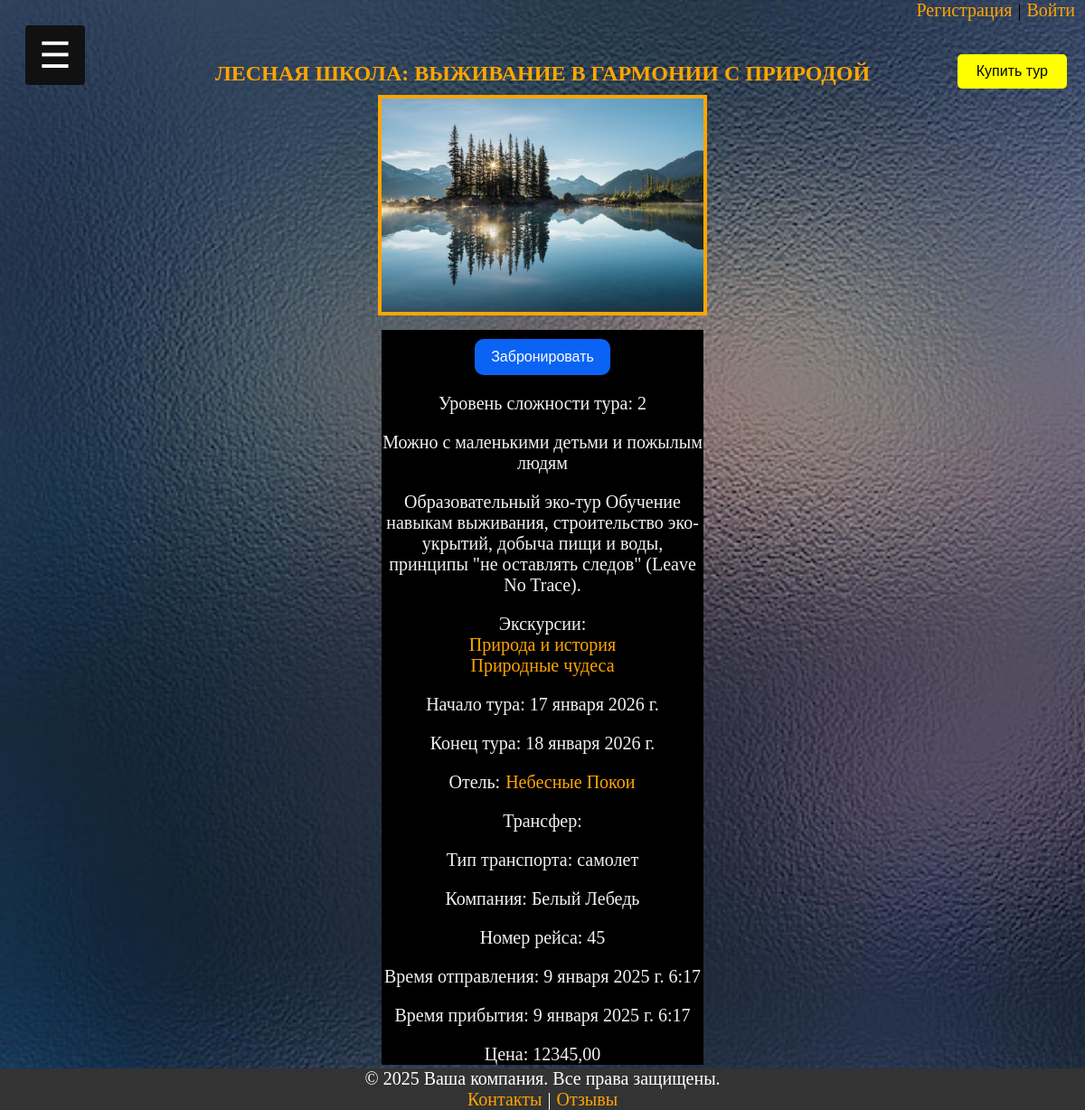
Page /tours/2/ on the committed database.
### turfirmaapp/models.py (models this page shows, shortened)
class Tours(models.Model):
    tour_name = models.CharField(max_length=100, verbose_name="Название тура")
    level = models.IntegerField(verbose_name="Уровень сложности", null=True)
    description = models.TextField(null=True, blank=True, verbose_name="Описание")
    start_date = models.DateField(verbose_name="Дата начала")
    end_date = models.DateField(verbose_name="Дата окончания")
    price = models.DecimalField(max_digits=10, decimal_places=2, verbose_name="Цена")
    photo_tour = models.ImageField(upload_to="photo_tour/", verbose_name="Фотография", null=True)
    excursions = models.ManyToManyField(Excursions, verbose_name="Название экскурсии", blank=True)
    transport = models.ForeignKey(Transport, on_delete=models.CASCADE, verbose_name="ID транспорта")
    hotel = models.ForeignKey(Hotels, on_delete=models.CASCADE, verbose_name="название отеля")
    number_of_views = models.IntegerField(verbose_name="Количество просмотров", null=True, default=0)
    class Meta:
        verbose_name = 'тур'
        verbose_name_plural = "Туры"

class Excursions(models.Model):
    excursion_name = models.CharField(max_length=100, verbose_name="Название экскурсии")
    description = models.TextField(null=True, blank=True, verbose_name="Описание")
    excursion_date = models.DateField(verbose_name="Дата экскурсии")
    price = models.DecimalField(max_digits=10, decimal_places=2, verbose_name="Цена")
    photo_excur = models.ImageField(upload_to="photo_excur/", verbose_name="Фотография", null=True)
    def get_absolute_url(self):
        return reverse('excursion', kwargs={'excursion_id': self.pk})
    class Meta:
        verbose_name = 'экскурсию'
        verbose_name_plural = "Экскурсии"

class Hotels(models.Model):
    hotel_name = models.CharField(max_length=100, verbose_name="Название отеля")
    address = models.CharField(max_length=255, null=True, blank=True, verbose_name="Адрес")
    rating = models.IntegerField(null=True, blank=True, verbose_name="Рейтинг")
    contact_number = models.CharField(max_length=20, null=True, blank=True, verbose_name="Контактный телефон")
    photo_hotel = models.ImageField(upload_to="photo_hotel/", verbose_name="Фотография", null=True)
    def get_absolute_url(self):
        return reverse('hotel', kwargs={'hotel_id': self.pk})
    class Meta:
        verbose_name = 'отель'
        verbose_name_plural = "Отели"

class Transport(models.Model):
    transport_type = models.CharField(max_length=50, verbose_name="Тип транспорта")
    company_name = models.CharField(max_length=100, null=True, blank=True, verbose_name="Название компании")
    flight_number = models.CharField(max_length=50, null=True, blank=True, verbose_name="Номер рейса")
    departure_time = models.DateTimeField(null=True, blank=True, verbose_name="Время отправления")
    arrival_time = models.DateTimeField(null=True, blank=True, verbose_name="Время прибытия")
    class Meta:
        verbose_name = 'транспорт'
        verbose_name_plural = "Транспорт"

### turfirmaapp/views.py (the view)
# urls.py: path('tours/<int:tour_id>/', show_tour, name='tour'),
def show_tour(request, tour_id):
    try:
        my_data = request.session.get('customer', None)
        data_tour = Tours.objects.get(id=tour_id)
        data_excursion = Tours.objects.get(id=tour_id).excursions.all()
        data_transport = Transport.objects.get(id=data_tour.transport_id)
        data_hotel = Hotels.objects.get(id=data_tour.hotel_id)
        request.session['tour_id'] = tour_id
        quantity = Tours.objects.get(id=tour_id).number_of_views
        Tours.objects.filter(id=tour_id).update(number_of_views=quantity + 1)
        return render(request, "show_tour.html",
                      {"data_tour": data_tour, "data_excursion": data_excursion, "data_transport": data_transport,
                       "data_hotel": data_hotel, 'customer': my_data})
    except Exception as e:
        print(e)
        return render(request, '404.html')

### turfirmaapp/templates/show_tour.html (shortened to what this page needs)
{% extends 'base.html' %}
{% if data_tour %}
{% block content %}
{% load static %}
    <h2 class="title_tour">{{ data_tour.tour_name }}</h2>
    <p><img class="photo_tour" src="{{data_tour.photo_tour.url}}"></p>
<div class="show_tour">
    <button class="button_booking" type="button"><a class="links_btn" href="{% url 'booking' %}">Забронировать</a></button>
    <p>Уровень сложности тура: {{ data_tour.level }}</p>
    {% if data_tour.level == 2 %}<p>Можно с маленькими детьми и пожылым людям</p>{% endif %}
    <p>{{ data_tour.description }}</p>
    <p>Экскурсии: <br>
        {% if data_excursion %}
     {% for item in data_excursion %} <a class="links"  href="{{ item.get_absolute_url }}">{{ item.excursion_name }} </a><br>{% endfor %}{% else %}нет{% endif %}</p>
    <p>Начало тура: {{ data_tour.start_date }}</p>
    <p>Конец тура: {{ data_tour.end_date }}</p>
    <p>Отель: <a class="links"  href="{{ data_hotel.get_absolute_url }}">{{ data_hotel.hotel_name }}</a></p>
    <p>Трансфер:
            <p>Тип транспорта: {{data_transport.transport_type}}</p>
            <p>Компания: {{data_transport.company_name}}</p>
            <p>Номер рейса: {{data_transport.flight_number}}</p>
            <p>Время отправления: {{data_transport.departure_time}}</p>
            <p>Время прибытия: {{data_transport.arrival_time}}</p>
    </p>
    <p>Цена: {{ data_tour.price }}</p>
</div>
{% endblock %}
{% else %}
    <h2>Нет такого тура</h2>
{% endif %}

### turfirmaapp/static/css/styles.css (style rules this page uses)
body { background-size: cover; background-attachment: fixed; overflow-x: hidden; }
h2 { position: relative; left: 49%; margin-inline-start: 0px; margin-inline-end: 0px; font-weight: bold; unicode-bidi: isolate; text-transform: uppercase; }
.photo_tour { display: block; margin: 0 auto; margin-top: -30px; width: 30%; height: 30%; border: 4px solid orange; }
.links { color: orange; outline: none; text-decoration: none; padding: 2px 1px 0; }
.show_tour { display: block; margin: 0 auto; margin-top: 10px; margin-bottom: 50px; background-color: black; color: #f1f1f1; text-align: center; font-size: 20px; width: 30%; }
.title_tour { position: static; text-align: center; color: orange; padding-bottom: 20px; }
.button_booking { border-radius: 10px; text-decoration: none; background: #0B63F6; height: 40px; width: 150px; font-size: 16px; margin-top: 10px; }
.links_btn { color: white; outline: none; text-decoration: none; padding: 2px 1px 0; }
button { padding: 10px; background-color: #5cb85c; color: white; border: none; border-radius: 4px; cursor: pointer; font-size: 16px; margin: auto; }

### rows in the picture
Tours: tour_name "ЛЕСНАЯ ШКОЛА: ВЫЖИВАНИЕ В ГАРМОНИИ С ПРИРОДОЙ", photo_tour (picture), level "2", description "Образовательный эко-тур Обучение навыкам выживания, строительство эко-укрытий, добыча пищи и воды, принципы \"не оставлять следов\" (Leave No Trace).", start_date "17 января 2026 г.", end_date "18 января 2026 г.", price "12345,00"
Excursions: excursion_name "Природа и история"
Excursions: excursion_name "Природные чудеса"
Hotels: hotel_name "Небесные Покои"
Transport: transport_type "самолет", company_name "Белый Лебедь", flight_number "45", departure_time "9 января 2025 г. 6:17", arrival_time "9 января 2025 г. 6:17"
